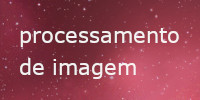
#> input picture content/Imagens/img-process.jpg, 200 x 100 px
$ jupyter execute --allow-errors 'OCR_com_Python_Pré_processamento.ipynb'   (shell and % lines are left out)
#> lines starting #> are read from the running program, lines starting #| are printed output that depends on the picture; after the words box and inside, x2 and y2 are one past the last pixel; in counts of white or black regions, pixels touching at a corner belong together
# Técnicas de Pré-processamento para OCR

# Importando as bibliotecas

[cell 1]
from PIL import ImageFont, ImageDraw, Image
import pytesseract
import numpy as np
import cv2 # OpenCV
from IPython import display
import matplotlib.pyplot as plt

# Escala de cinza (*grayscale*)

#> (a cell that did not finish here is left out)

[cell 3]
img = cv2.imread('content/Imagens/img-process.jpg') # Imagem em BGR
#> img is the input picture: shape (100, 200, 3); mean B, G, R 84.1, 69.9, 150
rgb = cv2.cvtColor(img, cv2.COLOR_BGR2RGB)
plt.subplot(2, 1, 1)
#> (this line was passed over: IPython is not available in this run)
plt.imshow(img)
#> (this line was passed over: IPython is not available in this run)
plt.subplot(2, 1, 2)
#> (this line was passed over: IPython is not available in this run)
plt.imshow(rgb)
#> (this line was passed over: IPython is not available in this run)

[cell 4]
gray = cv2.cvtColor(img, cv2.COLOR_BGR2GRAY)
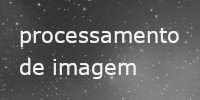
#> gray: shape (100, 200); min 43, max 254, mean 95.5
plt.imshow(gray, cmap='gray', vmin=0, vmax=255)
#> (this line was passed over: IPython is not available in this run)

Com aplicação de escala de cinza, estamos reduzindo de três canais de cores para um canal. Reduzindo o custo computacional pela redução de atributos.

# Limiarização  (*thresholding*)

- A limiarização, também chamada de binarização, é o método mais simples de segmentação de imagens.
- Consiste em separar uma imagem em regiões de interesse através de um ponto de corte, chamado limiar, ou threshold.

## Limiarização Simples (*Threshold*)

O valor da nova cor que terá o pixel

[cell 5]
img = cv2.imread('/content/trecho-livro.jpg')
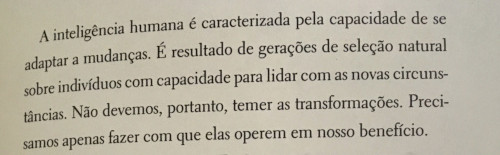
#> input picture content/Imagens/trecho-livro.jpg, 500 x 155 px, found by its file name
#> img is the input picture: shape (155, 500, 3); mean B, G, R 162.2, 177.8, 183.6
#> (the rest of this cell did not finish here and is left out)

[cell 6]
gray = cv2.cvtColor(img, cv2.COLOR_BGR2GRAY)
#> gray: shape (155, 500)
#> (the rest of this cell did not finish here and is left out)

[cell 7]
val, thresh = cv2.threshold(gray, 127, 255, cv2.THRESH_BINARY)
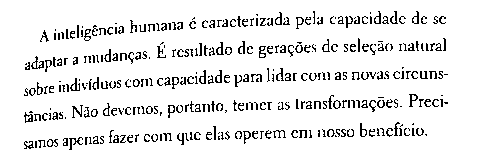
#> thresh: shape (155, 500); 91.3% white; black in thin lines or dots, all inside (x1, y1, x2, y2) = (24, 11, 448, 150)
#> (the rest of this cell did not finish here and is left out)

[cell 8]
val

[cell 9]
val, thresh = cv2.threshold(gray, 180, 255, cv2.THRESH_BINARY)
#> thresh: shape (155, 500); 75.9% white; 336 black regions (268 under 20 px), largest, box (x1, y1, x2, y2) and area: (0, 0, 122, 155) 6358, (35, 22, 125, 45) 731, (201, 12, 290, 29) 544
#> (the rest of this cell did not finish here and is left out)

[cell 10]
val, thresh = cv2.threshold(gray, 140, 255, cv2.THRESH_BINARY)
#> thresh: shape (155, 500); 89.9% white; black in thin lines or dots, all inside (x1, y1, x2, y2) = (23, 11, 449, 150)
#> (the rest of this cell did not finish here and is left out)

## Método de Otsu

[cell 11]
val, otsu = cv2.threshold(gray, 0, 255, cv2.THRESH_BINARY | cv2.THRESH_OTSU)
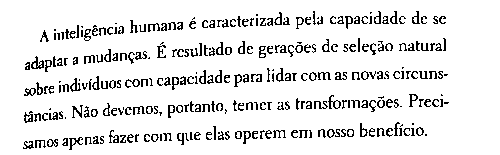
#> otsu: shape (155, 500); 90.1% white; black in thin lines or dots, all inside (x1, y1, x2, y2) = (23, 11, 449, 150)
#> val = 138
#> (the rest of this cell did not finish here and is left out)

[cell 12]
img = cv2.imread('/content/receita01.jpg')
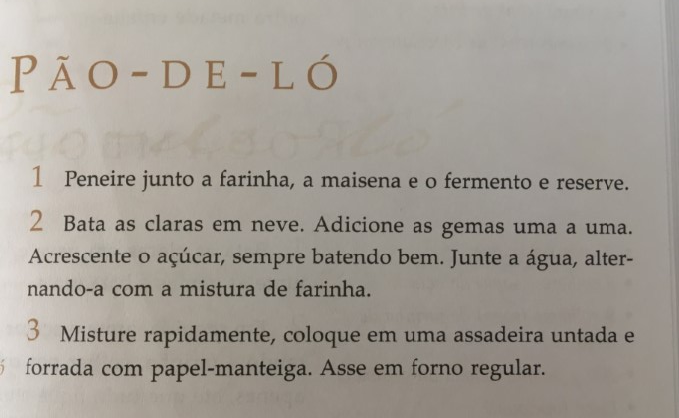
#> input picture content/Imagens/receita01.jpg, 679 x 418 px, found by its file name
#> img is the input picture: shape (418, 679, 3); mean B, G, R 148.8, 156.7, 162.5
gray = cv2.cvtColor(img, cv2.COLOR_BGR2GRAY)
#> gray: shape (418, 679)
val, thresh = cv2.threshold(gray, 138, 255, cv2.THRESH_BINARY)
#> thresh: shape (418, 679); 86.9% white; 407 black regions (239 under 20 px), largest, box (x1, y1, x2, y2) and area: (318, 321, 618, 418) 14552, (207, 358, 312, 386) 1110, (550, 324, 619, 353) 899
#> (the rest of this cell did not finish here and is left out)

[cell 13]
val, otsu = cv2.threshold(gray, 0, 255, cv2.THRESH_BINARY | cv2.THRESH_OTSU)
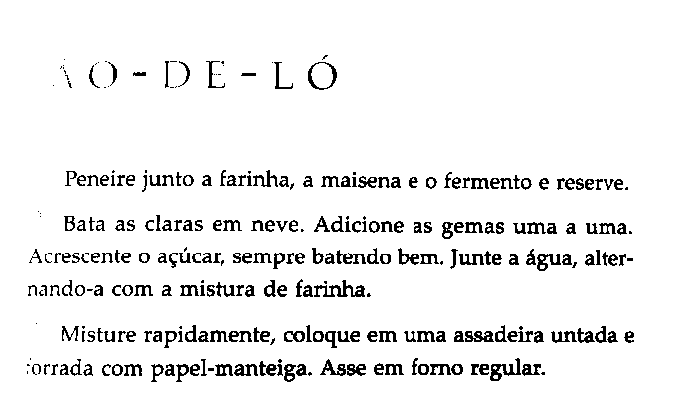
#> otsu: shape (418, 679); 93.9% white; black in thin lines or dots, all inside (x1, y1, x2, y2) = (27, 55, 634, 382)
#> val = 119
#> (the rest of this cell did not finish here and is left out)

## Limiarização Adaptativa

[cell 14]
img = cv2.imread('/content/livro02.jpg')
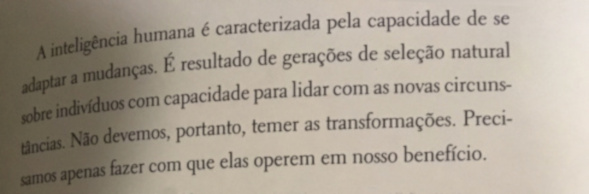
#> input picture content/Imagens/livro02.jpg, 589 x 194 px, found by its file name
#> img is the input picture: shape (194, 589, 3); mean B, G, R 147.2, 160.9, 170.4
#> (the rest of this cell did not finish here and is left out)

[cell 15]
adapt_media = cv2.adaptiveThreshold(gray, 255, cv2.ADAPTIVE_THRESH_MEAN_C, cv2.THRESH_BINARY, 11, 9)
#> adapt_media: shape (418, 679); 93.6% white; black in thin lines or dots
#> (the rest of this cell did not finish here and is left out)

## Limiarização Adaptativa Gaussiana

[cell 16]
img = cv2.imread('/content/livro_adaptativa.jpg')
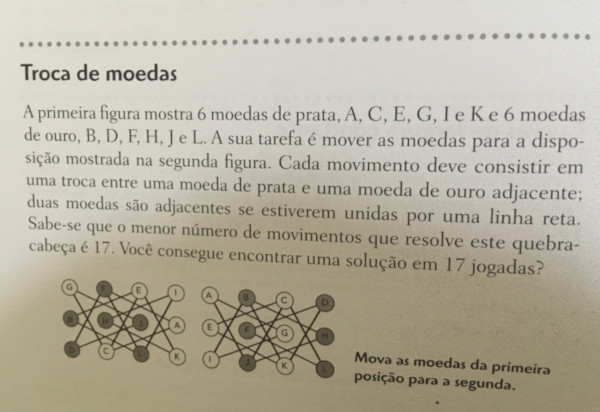
#> input picture content/Imagens/livro_adaptativa.jpg, 600 x 412 px, found by its file name
#> img is the input picture: shape (412, 600, 3); mean B, G, R 159.8, 176.4, 181.6
#> (the rest of this cell did not finish here and is left out)

[cell 17]
gray = cv2.cvtColor(img, cv2.COLOR_BGR2GRAY)
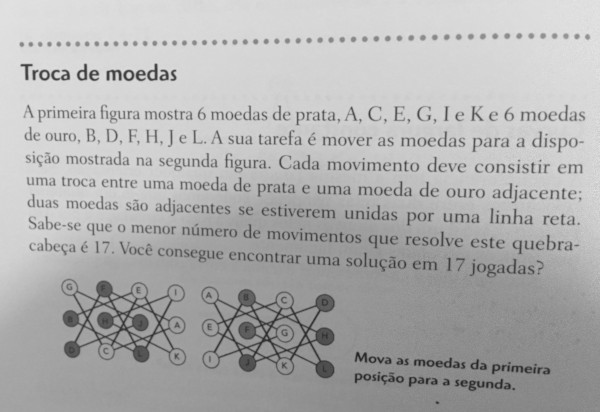
#> gray: shape (412, 600); min 33, max 230, mean 176
adapt_media_gauss = cv2.adaptiveThreshold(gray, 255, cv2.ADAPTIVE_THRESH_GAUSSIAN_C, cv2.THRESH_BINARY, 11, 9)
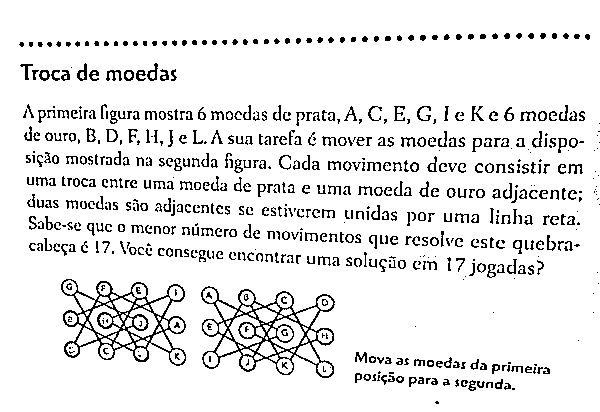
#> adapt_media_gauss: shape (412, 600); 91% white; black in thin lines or dots, all inside (x1, y1, x2, y2) = (19, 33, 600, 404)
#> (the rest of this cell did not finish here and is left out)
